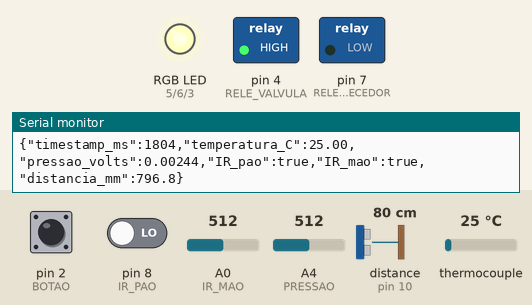
Recording of a program running on a simulated Arduino Uno, built with avr-gcc and run on an emulated ATmega328P. Parts: switched loads named in the program (green lamp = pin HIGH), an RGB LED mixed from three pins (HIGH = lit), the last lines printed to the serial monitor. Wiring (inferred from the names in the program): ultrasonic range finder: trigger pin 9; echo pin 10. The inputs (shaded band) are chosen by the test bench; at power-on: thermocouple 25 °C, A0 (IR_MAO) = 512, pin 2 (BOTAO) HIGH, pin 8 (IR_PAO) LOW, A4 (PRESSAO) = 512, distance to the obstacle (sensor on pin 10) 80 cm. The echo pulse lasts 58.3 µs per cm; pins used as bus, display or sensor lines are not drawn.

Above: at 1.9 s.
2.0 s: thermocouple set to 6 °C
At 2.5 s:
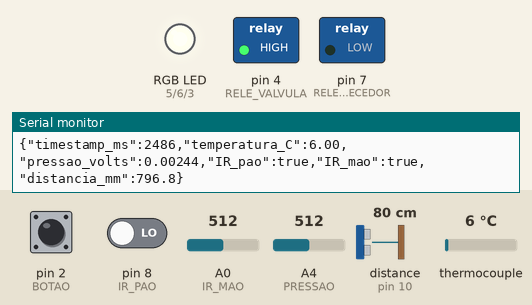
3.6 s: thermocouple set to 75 °C
At 5.0 s:
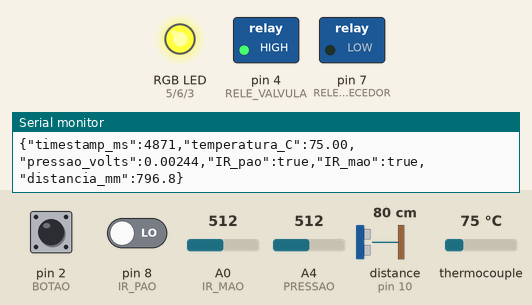
5.3 s: thermocouple set to 150 °C
At 6.7 s:
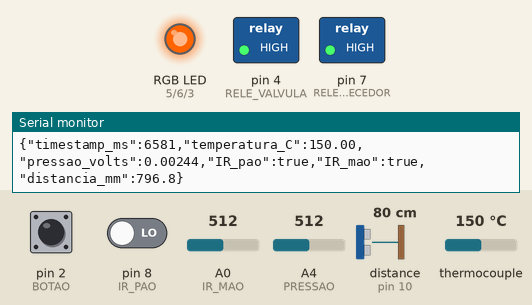
7.0 s: thermocouple set to 2 °C
At 8.5 s:
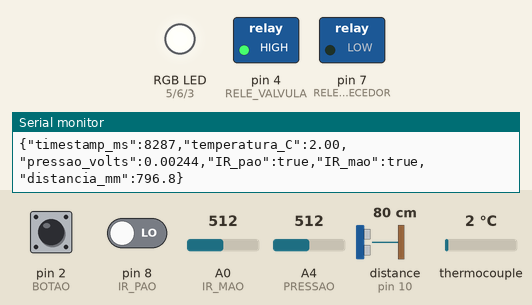
11.7 s: A0 (IR_MAO) set to 892
13.2 s: A0 (IR_MAO) set to 914
Timing chart, 0 to 16.2 s (numbered marks = the images above; inputs shaded):
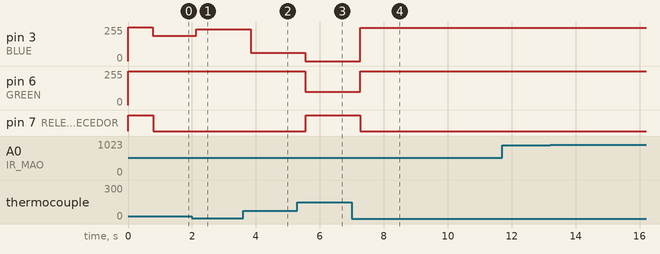

Measured:
- after the input at 2.0 s, pin 3 (BLUE): 191/255 → 239/255 after 0.14 s
- after the input at 3.6 s, pin 3 (BLUE): 239/255 → 63/255 after 0.24 s
- after the input at 5.3 s, pin 3 (BLUE): 63/255 → 0/255 after 0.25 s; pin 6 (GREEN): 255/255 → 100/255 after 0.25 s; pin 7 (RELE_AQUECEDOR): LOW → HIGH after 0.26 s
- after the input at 7.0 s, pin 3 (BLUE): 0/255 → 249/255 after 0.26 s; pin 6 (GREEN): 100/255 → 255/255 after 0.26 s; pin 7 (RELE_AQUECEDOR): HIGH → LOW after 0.27 s

The program:

main.cpp
```cpp
#include <Arduino.h>
#include <max6675.h>

// --- Botão ---
#define BOTAO 2

// --- LED RGB ---
#define RED 5
#define BLUE 3
#define GREEN 6

// --- Sensores Infravermelho ---
#define IR_MAO A0
#define IR_PAO 8

// --- Sensor de Pressão ---
#define PRESSAO A4

// --- Sensor de Distância ---
#define ECHO 10
#define TRIG 9

// --- Sensor de Temperatura (MAX6675) ---
const int thermoDO  = 12; // SO
const int thermoCS  = 11; // CS
const int thermoCLK = 13; // SCK
MAX6675 termopar(thermoCLK, thermoCS, thermoDO);

// --- RELÉS (ativo em LOW) ---
#define RELE_VALVULA 4
#define RELE_AQUECEDOR 7

// --- Estado ---
int r = 255, g = 255, b  =255;
bool acionar             = false;
float distancia_inicial = 0.0;
bool  retraido           = true;
bool  aquecedorLigado    = false;
bool  valvulaAberta      = false;
unsigned long tempo_salvo = 0;
unsigned long cooldown    = 0;
const float SOM_MM_POR_US     = 0.343; // 343 m/s = 0.343 mm/us
const unsigned long ECHO_TOUS = 30000; // timeout do pulseIn (~5 m)

// Função para medir distância (mm); retorna <0 se timeout
float medirDistanciaMM() {
  digitalWrite(TRIG, LOW);
  delayMicroseconds(2);
  digitalWrite(TRIG, HIGH);
  delayMicroseconds(10);
  digitalWrite(TRIG, LOW);
  unsigned long duracao = pulseIn(ECHO, HIGH, ECHO_TOUS);
  if (duracao == 0) return -1.0; // sem eco
  return (duracao * SOM_MM_POR_US) / 2.0;
}

void setColor(int r, int g, int b) {
  analogWrite(RED, r);
  analogWrite(GREEN, g);
  analogWrite(BLUE, b);
}

void setup() {
  Serial.begin(9600);

  pinMode(BOTAO, INPUT_PULLUP);

  pinMode(RED, OUTPUT);
  pinMode(BLUE, OUTPUT);
  pinMode(GREEN, OUTPUT);
  setColor(r, g, b);

  pinMode(IR_PAO, INPUT);
  pinMode(IR_MAO, INPUT);

  pinMode(TRIG, OUTPUT);
  pinMode(ECHO, INPUT);

  pinMode(RELE_AQUECEDOR, OUTPUT);
  digitalWrite(RELE_AQUECEDOR, HIGH); // desligado

  pinMode(RELE_VALVULA, OUTPUT);
  digitalWrite(RELE_VALVULA, HIGH); // desligado

  // Mede distância inicial (faz média de 5 leituras)
  float soma = 0;
  const int N = 5;
  for (int i = 0; i < N; i++) {
    float d = medirDistanciaMM();
    if (d >= 0) soma += d;
    delay(50);
  }
  distancia_inicial = soma / N;

  delay(500);
}

void loop() {
  // --- Termopar ---
  float temperatura = termopar.readCelsius();

  // --- Mudança de cor no LED ---
  if (temperatura <= 100) {
    // Branco → Amarelo (azul diminui até 0)
    float fator = temperatura / 100.0;
    r = 255;
    g = 255;
    b = 255 - (255 * fator);
  } else if (temperatura <= 150) {
    // Amarelo → Laranja (verde cai de 255 → 100)
    float fator = (temperatura - 100) / 50.0;
    r = 255;
    g = 255 - (155 * fator);
    b = 0;
  } else if (temperatura <= 185) {
    // Laranja → Vermelho (verde 100 → 0)
    float fator = (temperatura - 150) / 35.0;
    r = 255;
    g = 100 - (100 * fator);
    b = 0;
  }
  setColor(r,g,b);

  // --- Pressão ---
  int leituraPressao = analogRead(PRESSAO);

  const float VREF_ADC = 5.0;
  float Vadc   = (leituraPressao / 1023.0) * VREF_ADC;

  // Remove o offset do AD620 (REF ajustado no trimpot ~2,50 V)
  const float VREF_AD620 = 2.50;         // ajuste se você setar outro
  float Vsinal = Vadc - VREF_AD620;      // volts "úteis" para a calibração

  // --- Sensores IR ---
  bool pao = (digitalRead(IR_PAO) == LOW);  // se seu IR for ativo em LOW, inverta
  int  leituramao = analogRead(IR_MAO);
  bool mao = (leituramao <= 900);            // ajustar threshold no hardware

  // --- HC-SR04 ---
  float distancia_mm = medirDistanciaMM();

  // --- Timestamp ---
  unsigned long agora = millis();

  // --- Atualiza retração ---
  if (distancia_mm >= 0) {
    float diff = distancia_mm - distancia_inicial;
    if (diff < 0) diff = -diff;
    retraido = (diff <= 2.0); // tolerância de 2 mm
  }

  // --- Controle de temperatura com histerese ---
  if (temperatura < 140.0) {
    aquecedorLigado = true;
  } else if (temperatura >= 150.0) {
    aquecedorLigado = false;
  }
  digitalWrite(RELE_AQUECEDOR, aquecedorLigado ? LOW : HIGH);

  // --- Acionamento do botão ---
  acionar = (digitalRead(BOTAO) == LOW);

  // --- Ação da válvula: 2s aberta + 10s cooldown ---
  if (!valvulaAberta && (agora - cooldown > 5000) && acionar) {
    if (pao && !mao && retraido) {
      digitalWrite(RELE_VALVULA, LOW); // abre (ativo em LOW)
      tempo_salvo = agora;
      valvulaAberta = true;
      acionar = false;
    }
  }
  if (valvulaAberta && (agora - tempo_salvo > 2000)) {
    digitalWrite(RELE_VALVULA, HIGH); // fecha
    valvulaAberta = false;
    cooldown = agora; // inicia cooldown só após ter aberto
  }

  // --- Envio em JSON ---
  Serial.print("{");
  Serial.print("\"timestamp_ms\":"); Serial.print(agora); Serial.print(",");
  Serial.print("\"temperatura_C\":"); Serial.print(temperatura, 2); Serial.print(",");
  Serial.print("\"pressao_volts\":"); Serial.print(Vsinal, 5); Serial.print(",");
  Serial.print("\"IR_pao\":"); Serial.print(pao ? "true" : "false"); Serial.print(",");
  Serial.print("\"IR_mao\":"); Serial.print(mao ? "true" : "false"); Serial.print(",");
  Serial.print("\"distancia_mm\":");
  if (distancia_mm < 0) Serial.print("null"); else Serial.print(distancia_mm, 1);
  Serial.println("}");
  delay(280);
}
```
